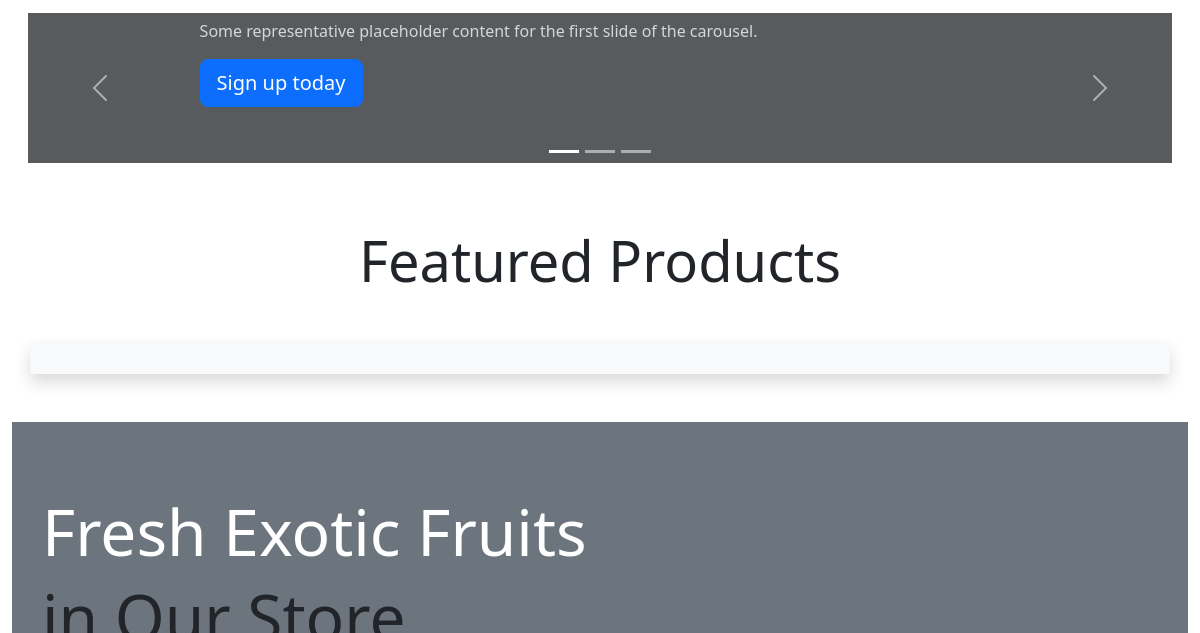
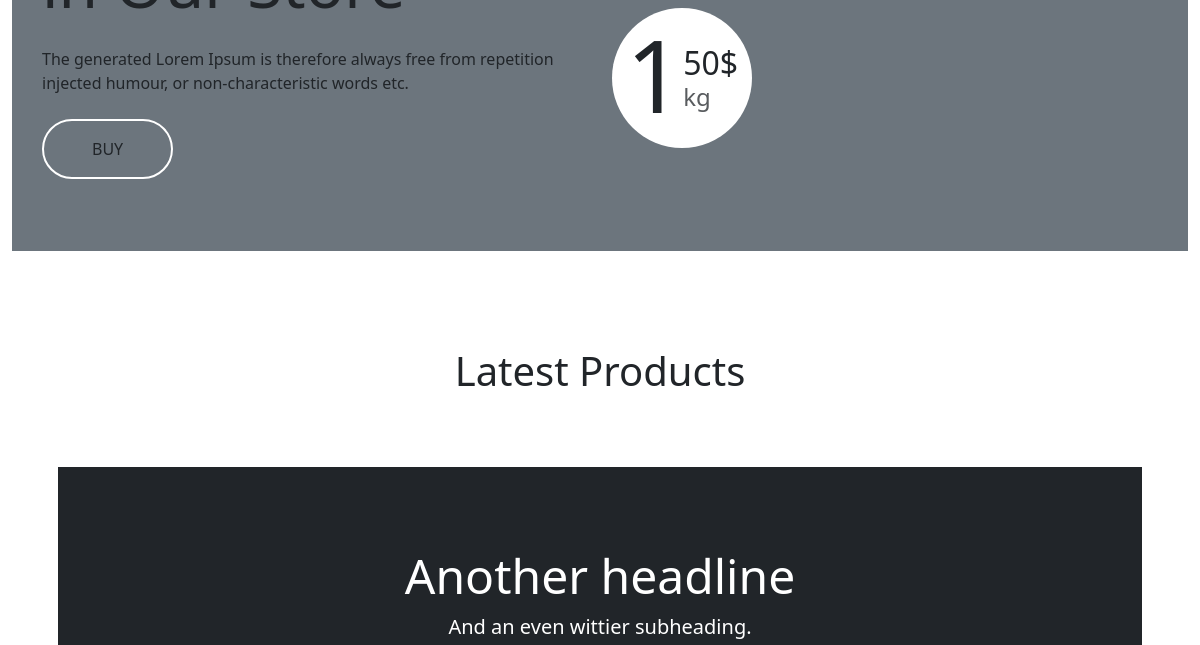
Before: / (middle part) with the older database file (2 pictures, top to bottom).
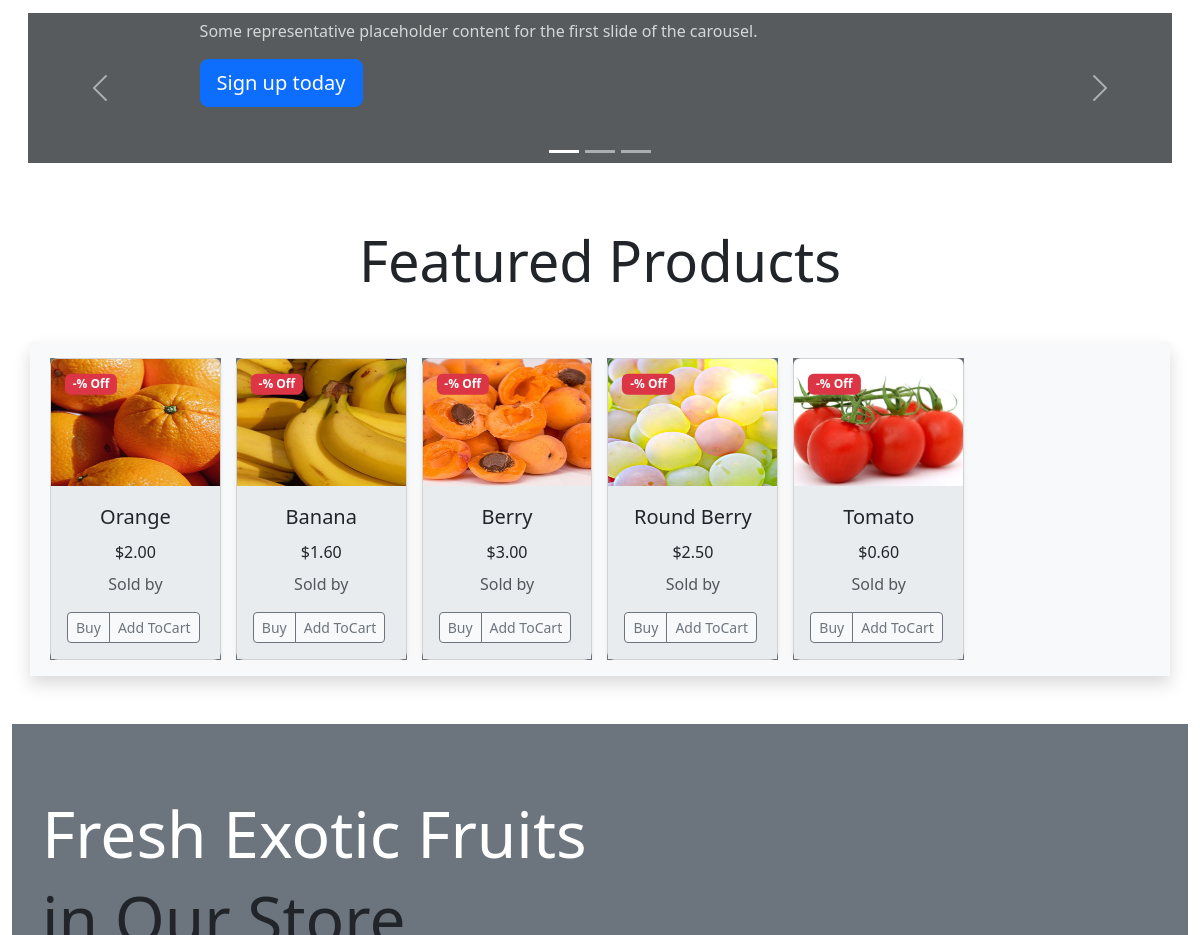
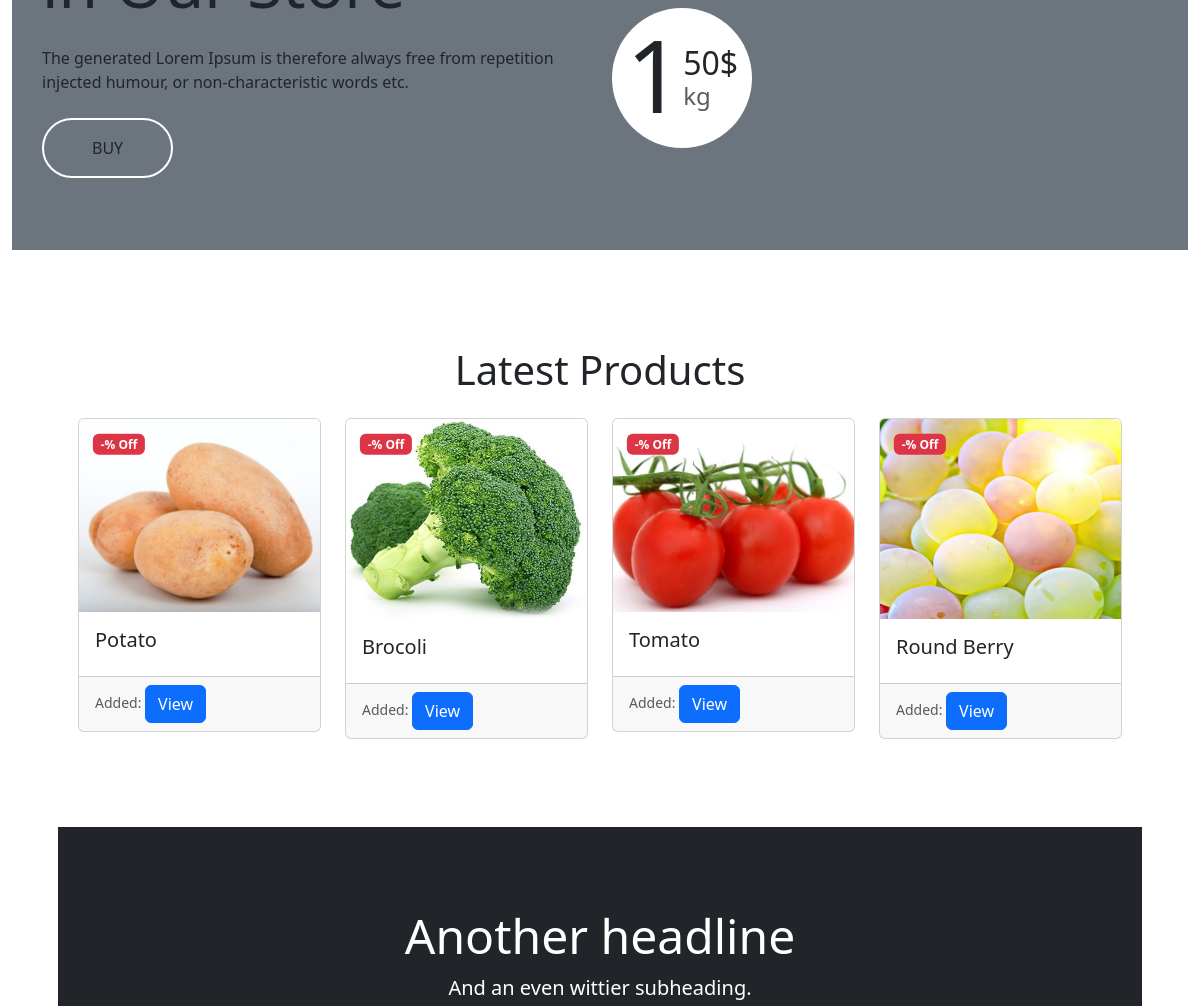
After: the same page with the newer database file (2 pictures, top to bottom).
### core/models.py (models this page shows, shortened)
class Product(models.Model):
    PID = ShortUUIDField(
        unique=True, length=10, prefix="PID:", max_length=15)
    title = models.CharField(max_length=100, default='Sample')
    desc = models.CharField(
        max_length=500, default='lorem lroeam ipsm lorem doooi')
    specifications = models.TextField(null=True, blank=True)
    category = models.ForeignKey(
        Category, on_delete=models.SET_NULL, null=True, related_name='product_category')
    image = models.ImageField(upload_to='Product_images')
    in_stock = models.BooleanField(default=True)
    featured_on_home_page = models.BooleanField(default=False)
    price = models.DecimalField(
        max_digits=12, decimal_places=2, default='4.99')
    discount_amount = models.DecimalField(
        max_digits=12, decimal_places=2, default=0)
    product_status = models.CharField(
        max_length=20, choices=Product_Choices, default='active')
    date_added = models.DateTimeField(auto_now_add=True)
    updated = models.DateTimeField(auto_now=True, null=True)

### core/views.py (the view)
# urls.py: path('',views.home,name='home')
def home(request):
    feartured_products = Product.objects.filter(featured_on_home_page=True)
    latest_products = Product.objects.filter().order_by('-date_added')[:4]
    context = {
        "feartured_products": feartured_products,
        'latest_products': latest_products,
    }
    return render(request, 'core/index.html', context)

### templates/core/index.html (shortened to what this page needs)
{%extends 'core/base.html' %}
{% block content %}
<div class="container-fluid">
    <div id="myCarousel" class="carousel slide my-4 p-3" data-bs-ride="carousel">
        <div class="carousel-indicators">
            <button type="button" data-bs-target="#myCarousel" data-bs-slide-to="0" class="active" aria-label="Slide 1"
                aria-current="true"></button>
            <button type="button" data-bs-target="#myCarousel" data-bs-slide-to="1" aria-label="Slide 2"
                class=""></button>
            <button type="button" data-bs-target="#myCarousel" data-bs-slide-to="2" aria-label="Slide 3"
                class=""></button>
        </div>
        <div class="carousel-inner">
            <div class="carousel-item active">
                <svg class="bd-placeholder-img" width="100%" height="100%" xmlns="http://www.w3.org/2000/svg"
                    aria-hidden="true" preserveAspectRatio="xMidYMid slice" focusable="false">
                    <rect width="100%" height="100%" fill="var(--bs-secondary-color)"></rect>
                </svg>
                <div class="container">
                    <div class="carousel-caption text-start">
                        <p class="opacity-75">
                            Some representative placeholder content for the first slide of the
                            carousel.
                        </p>
                        <p><a class="btn btn-lg btn-primary" href="#">Sign up today</a></p>
                    </div>
                </div>
            </div>
        </div>
        <button class="carousel-control-prev" type="button" data-bs-target="#myCarousel" data-bs-slide="prev">
            <span class="carousel-control-prev-icon" aria-hidden="true"></span>
        </button>
        <button class="carousel-control-next" type="button" data-bs-target="#myCarousel" data-bs-slide="next">
            <span class="carousel-control-next-icon" aria-hidden="true"></span>
        </button>
    </div>
    <h2 id="scroll-1" class="display-4 text-center my-5">Featured Products</h2>
    <div class="container bg-body-secondary align-items-center shadow my-4">
        <div class="row bg-body-tertiary">
            <div class="col-12">
                <div class="owl-carousel owl-theme p-2 m-2 mx-auto">
                    {% for i in feartured_products %}
                    <div class="item bg-secondary align-items-center">
                        <div class="card shadow-sm border-1 rounded-3" style="max-width: 250px; position: relative">
                            <div class="position-absolute top-0 start-0 translate-middle badge bg-danger"
                                style="z-index: 1; margin-top: 25px; margin-left: 40px">
                                -{{i.get_percentage|floatformat:0}}% Off
                            </div>
                            <a href="" class="text-decoration-none text-dark">
                                <div class="ratio ratio-4x3">
                                    <img src="{{ i.image.url }}" class="card-img-top img-fluid" width="100%"
                                        height="100%" role="img" preserveAspectRatio="xMidYMid slice"
                                        focusable="false" />
                                </div>
                            </a>
                            <div class="card-body bg-body-secondary">
                                <a href="" class="text-decoration-none text-dark">
                                    <p class="card-title text-center fs-5">{{i.title}}</p>
                                </a>
                                <p class="card-title text-center fs-6">
                                    $<span
                                        class="card-title text-center fs-6 current-product-price-{{i.id}}">{{i.price}}</span>
                                </p>
                                <p class="card-text text-center">
                                    <small class="text-body-secondary fs-6">Sold by {{i.vendor}}</small>
                                </p>
                                <div class="d-flex justify-content-between align-items-center">
                                    <div class="btn-group bg-body-tertiary mt-auto">
                                        <button type="button" class="btn btn-sm btn-outline-secondary">
                                            Buy
                                        </button>
                                        <button type="button" class="btn btn-sm btn-outline-secondary add-to-cart-btn"
                                            data-index="{{i.id}}" id="add-to-cart-btn">
                                            Add ToCart
                                        </button>
                                    </div>
                                </div>
                            </div>
                        </div>
                    </div>
                    {%endfor%}
                </div>
            </div>
        </div>
    </div>
    <div id="scroll-2" class="container-fluid banner bg-secondary my-5">
        <div class="container py-5">
            <div class="row g-4 align-items-center">
                <div class="col-lg-6">
                    <div class="py-4">
                        <h1 class="display-3 text-white">Fresh Exotic Fruits</h1>
                        <p class="fw-normal display-3 text-dark mb-4">in Our Store</p>
                        <p class="mb-4 text-dark">
                            The generated Lorem Ipsum is therefore always free from repetition
                            injected humour, or non-characteristic words etc.
                        </p>
                        <a href="" class="banner-btn btn border-2 border-white rounded-pill text-dark py-3 px-5">BUY</a>
                    </div>
                </div>
                <div class="col-lg-6">
                    <div class="position-relative">
                        <div class="d-flex align-items-center justify-content-center bg-white rounded-circle position-absolute"
                            style="width: 140px; height: 140px; top: 0; left: 0">
                            <h1 style="font-size: 100px">1</h1>
                            <div class="d-flex flex-column">
                                <span class="h2 mb-0">50$</span>
                                <span class="h4 text-muted mb-0">kg</span>
                            </div>
                        </div>
                    </div>
                </div>
            </div>
        </div>
    </div>
    <div id="scroll-3" class="container p-5 my-4">
        <div class="row">
            <div class="col-12">
                <h2 class="text-center mb-4 display-6">Latest Products</h2>
            </div>
        </div>
        <div class="row row-cols-2 row-cols-md-4 row-cols-sm-1 g-4">
            {% for product in latest_products %}
            <div class="col">
                <div class="card mb-3 position-relative">
                    <div class="card-body">
                        <div class="position-absolute top-0 start-0 translate-middle badge bg-danger"
                            style="z-index: 1; margin-top: 25px; margin-left: 40px">
                        </div>
                        <h5 class="card-title lead">{{ product.title }}</h5>
                    </div>
                    <div class="card-footer">
                        <small class="text-muted">Added: {{ product.date|date }}</small>
                        <a href="" class="btn btn-primary stretched-link">View</a>
                    </div>
                </div>
            </div>
            {% endfor %}
        </div>
    </div>
    <div class="container">
        <div class="w-100 my-md-3 ps-md-3">
            <div class="text-bg-dark me-md-3 pt-3 px-3 pt-md-5 px-md-5 text-center overflow-hidden">
                <div class="my-3 py-3">
                    <h2 class="display-5">Another headline</h2>
                    <p class="lead">And an even wittier subheading.</p>
                </div>
            </div>
        </div>
    </div>
</div>
{%endblock%}

### templates/core/base.html (shortened to what this page needs)
{%load static %}
<!doctype html>
<html lang="en">
<head>
    <link href="https://cdn.jsdelivr.net/npm/bootstrap@5.3.3/dist/css/bootstrap.min.css" rel="stylesheet"
>
    <link rel="stylesheet" href="https://cdn.jsdelivr.net/npm/bootstrap-icons@1.11.3/font/bootstrap-icons.min.css" />
    <link rel="stylesheet" href="https://cdnjs.cloudflare.com/ajax/libs/OwlCarousel2/2.3.4/assets/owl.carousel.min.css"
 />
    <link rel="stylesheet" href="{% static 'css/styles.css' %}">
</head>
<body>
    {% block content %}{%endblock%}
</body>
</html>

Changed rows visible on the page:
added Product: image (picture), title "Orange", price "2.00", shown under "Featured Products"
added Product: image (picture), title "Banana", price "1.60", shown under "Featured Products"
added Product: image (picture), title "Berry", price "3.00", shown under "Featured Products"
added Product: image (picture), title "Round Berry", price "2.50"
added Product: image (picture), title "Tomato", price "0.60"
